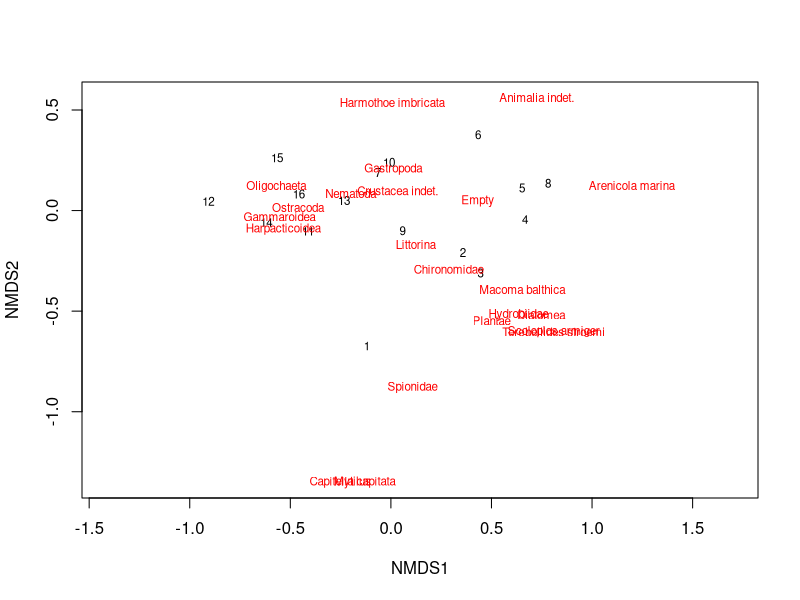
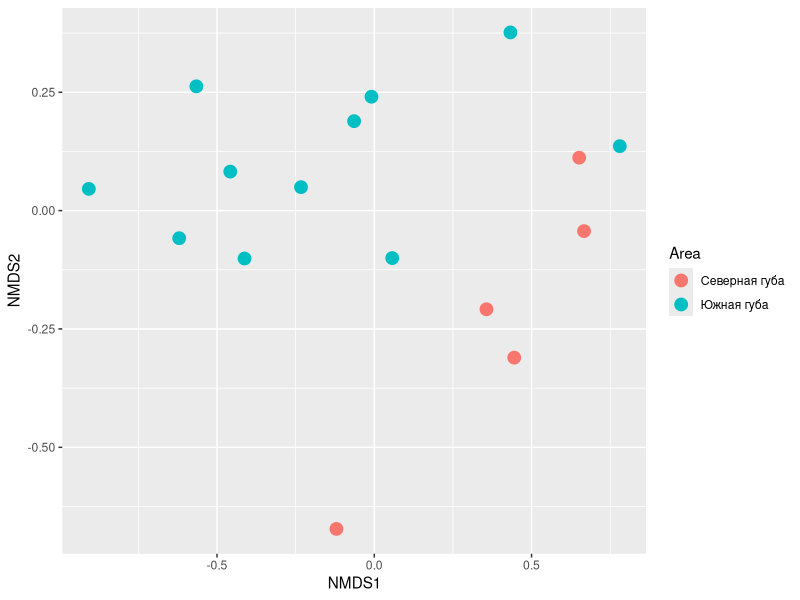
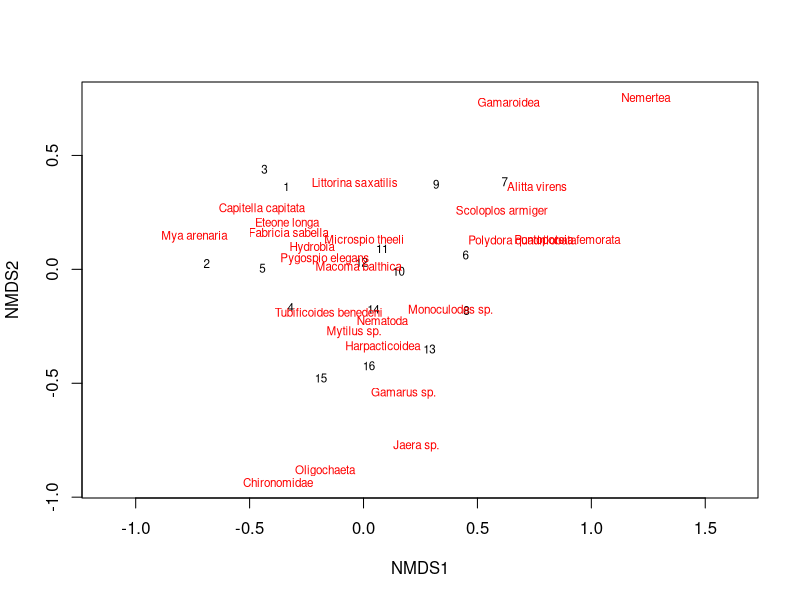
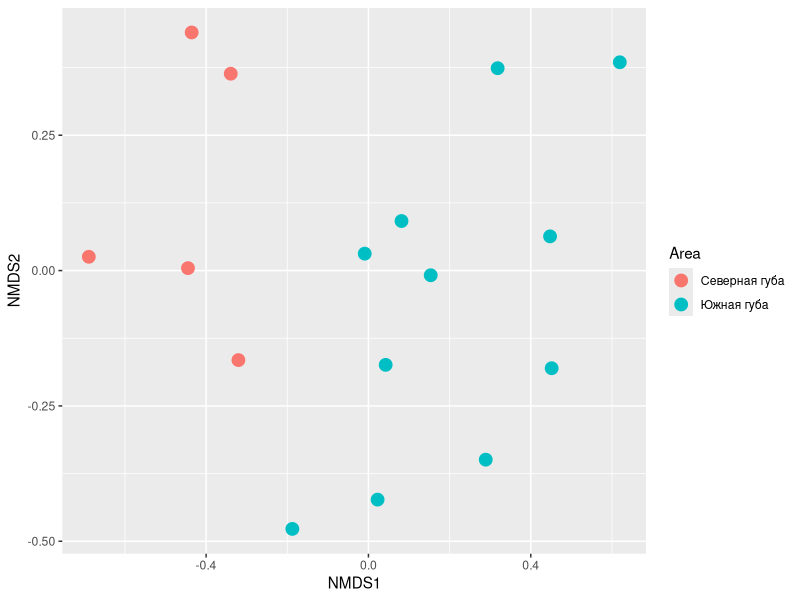

Recreate these plots in R, in order.
library(readxl)
library(vegan)
library(dplyr)

Crang_2024 <- read_excel("Data/Crang_2024.xlsx", na = "NA")

str(Crang_2024)




Crang_2024 %>%
  select(-c(Sample, ID, W, L_Car, Lon, Lat)) %>% 
  group_by(Area, Site) %>% 
  summarise_all(.funs = "mean") ->
  crang


ord_crang <- metaMDS(crang[ ,-c(1:2) ], distance = "bray")

plot(ord_crang, type = "t")


library(ggplot2)

mds_points <- data.frame(scores(ord_crang)$sites)

mds_points$Area <- crang$Area

ggplot(mds_points, aes(NMDS1, NMDS2, color=Area)) +
  geom_point(size = 4)



community <- read_excel("Data/Crang_2024.xlsx", sheet = "Чистовые",  na = "NA")

community %>% 
  group_by(Area, Site) %>% 
  select(-ID) %>% 
  summarise_all(.funs = "mean") ->
  comm





ord_comm <- metaMDS(comm[,-c(1:2)], distance = "bray")

plot(ord_comm, type = "t")

mds_points_comm <- data.frame(scores(ord_comm)$sites)

mds_points_comm$Area <-comm$Area
ggplot(mds_points_comm, aes(  NMDS1, NMDS2,t, color = Area)) +
  geom_point(size = 4)

